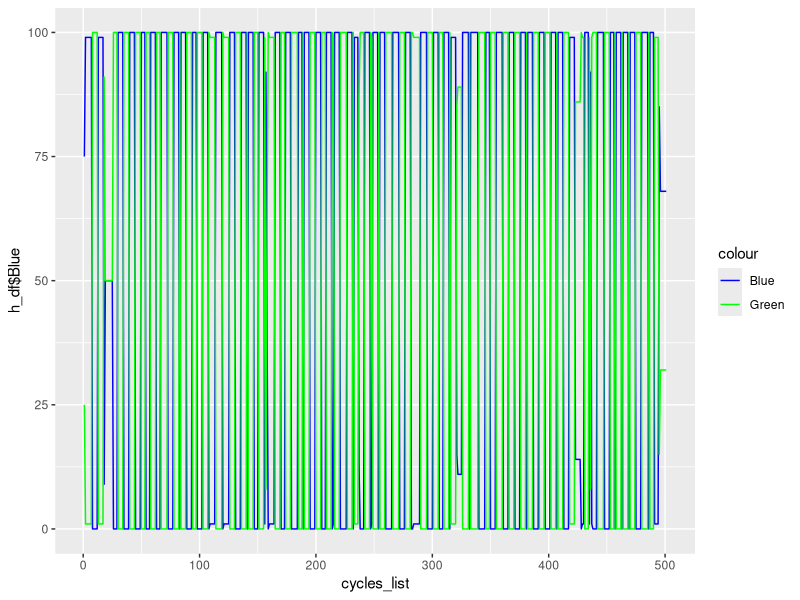

Here is the R script that generated this plot:
# Initial parameters
blue_ant_number <- 75
green_ant_number <- 25
size <- 3
cycles <- 500
death <- TRUE
death_rate <- 1


# run_colony <- function(blue_ant_number, green_ant_number, size, cycles){

total_ants <- blue_ant_number + green_ant_number

# Creating area for ants to move in (dimensions: size x size)
positions <- vector()
for (i in 1:(size^2)){
  positions <- c(positions, i)
}

# Creating the color history matrix and recording initial values
initial_blue <- c(blue_ant_number)
initial_green <- c(green_ant_number)
for (m in 2:(cycles + 1)){
  initial_blue <- c(initial_blue, 0)
  initial_green <- c(initial_green, 0)
}
h_df <- data.frame(initial_blue, initial_green)
names(h_df) <- c("Blue", "Green")

# Creating the colony matrix
ant_matrix <- matrix(nrow=total_ants, ncol = 4)
column_names <- c("color", "position", "blue_met", "green_met")
colnames(ant_matrix) <- column_names

# Populating matrix with blue ants
for (i in 1:blue_ant_number){
  ant_matrix[i, 1] <- "blue"
  ant_matrix[i, 3] <- 0
  ant_matrix[i, 4] <- 0
  ant_matrix[i, 2] <- sample(positions, 1)
}

# Populating matrix with green ants
for (i in 1:green_ant_number){
  ant_matrix[(i + blue_ant_number), 1] <- "green"
  ant_matrix[(i + blue_ant_number), 3] <- 0
  ant_matrix[(i + blue_ant_number), 4] <- 0
  ant_matrix[(i + blue_ant_number), 2] <- sample(positions, 1)
}

# Checking for ants that met
for (i in 1:(total_ants)){
  for (s in 1:(total_ants)){
    if (s == i){
      next
    }else{
      if (ant_matrix[i, 2] == ant_matrix[s, 2]){
        if (ant_matrix[s, 1] == "blue"){
          ant_matrix[i, 3] <- as.integer(ant_matrix[1, 3]) + 1
        }else{
          ant_matrix[i, 4] <- as.integer(ant_matrix[1, 4]) + 1
        }
      }
    }
  }
}

# Running the cycles
for (i in 1:cycles){
  dead_ants <- vector()
  # Change position of ants
  for (s in 1:(total_ants)){
    death_val <- as.numeric(sample(100, 1, replace = TRUE))
    if (death_val >= death_rate){
      ant_matrix[s, 2] <- sample(positions, 1)
    }else{
      dead_ants <- c(dead_ants, s)
    }
  }
  # Kill dead ants
  total_ants <- total_ants - length(dead_ants)
  if (death == TRUE){
    for (dead in dead_ants){
      ant_matrix <- ant_matrix[-death,]
    }
  }
  
  if(total_ants == 0){
    break
  }
  # Check if ants met
  for (u in 1:(total_ants)){
    for (v in 1:(total_ants)){
      if (v == u){
        next
      }else{
        if (ant_matrix[u, 2] == ant_matrix[v, 2]){
          if (ant_matrix[v, 1] == "blue"){
            ant_matrix[u, 3] <- as.integer(ant_matrix[1, 3]) + 1
          }else{
            ant_matrix[u, 4] <- as.integer(ant_matrix[1, 4]) + 1
          }
        }
      }
    }
  }
  # Check if ants reached color change threshold and add to color history
  for (t in 1:total_ants){
    if (as.integer(ant_matrix[t, 3]) > (total_ants/2) && ant_matrix[t, 4] < (total_ants/2)){
      ant_matrix[t, 1] <- "green"
      ant_matrix[t, 3] <- 0
      ant_matrix[t, 4] <- 0
    }else{
      if (as.integer(ant_matrix[t, 3]) < (total_ants/2) && ant_matrix[t, 4] > (total_ants/2)){
        ant_matrix[t, 1] <- "blue"
        ant_matrix[t, 3] <- 0
        ant_matrix[t, 4] <- 0
      }
    }
    if (ant_matrix[t, 1] == "blue"){
      h_df$Blue[(i+1)] <- h_df$Blue[(i+1)] + 1
    }else{
      h_df$Green[(i+1)] <- h_df$Green[(i+1)] + 1
    }
  }
}

# Plotting the color history
library(ggplot2)
cycles_list <- c(0:cycles+1)
h <- ggplot(h_df, aes(x=cycles_list)) + 
  geom_line(aes(y=h_df$Blue, colour="Blue")) + 
  geom_line(aes(y=h_df$Green, colour="Green")) +
  scale_color_manual(values=c("blue", "green"))
h
  
  # return(history_list[-1])
# }

# run_colony(2, 3, 3, 3)

